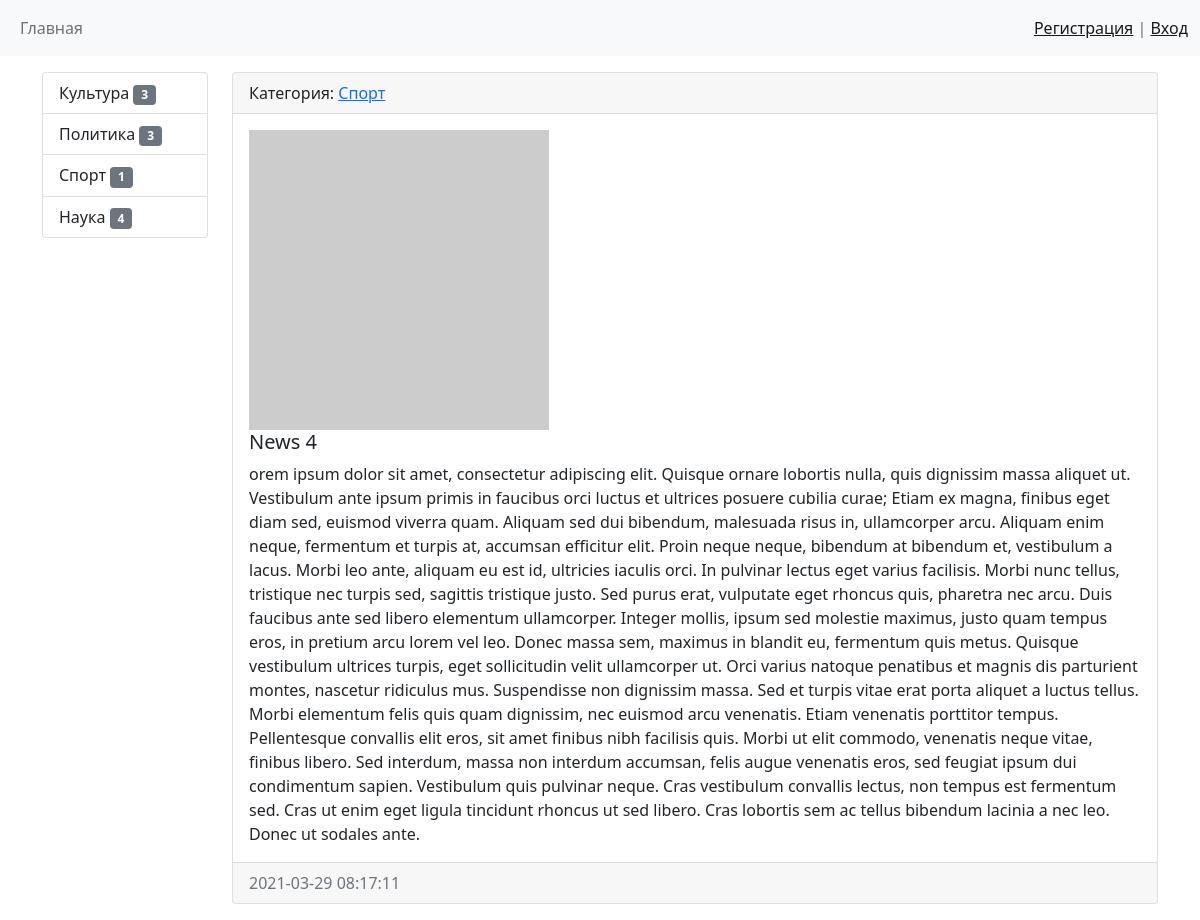
Screenshot of /news/4/ with the database file from the repository.
### news/models.py (models this page shows, shortened)
class Category(models.Model):
    title = models.CharField(max_length=150, db_index=True, verbose_name='Категории')
    def get_absolute_url(self):
        return reverse_lazy('category', kwargs={"category_id": self.pk})
    def __str__(self):
        return self.title
    class Meta:
        verbose_name = 'Категория'
        verbose_name_plural = 'Категории'
        ordering = ['-title']

class News(models.Model):
    title = models.CharField(max_length=150, verbose_name='Наименовае')
    content = models.TextField(blank=True, verbose_name='Контент')
    created_at = models.DateTimeField(auto_now_add=True, verbose_name='Дата публикации')
    updated_at = models.DateTimeField(auto_now=True, verbose_name='Дата обновления')
    photo = models.ImageField(upload_to='photos/%Y/%m/%d/', verbose_name='Фото', blank=True)
    is_published = models.BooleanField(default=True, verbose_name='Видимость')
    category = models.ForeignKey('Category', on_delete=models.PROTECT, null=True, verbose_name='Категория')
    views = models.IntegerField(default=0)
    class Meta:
        verbose_name = 'Новость'
        verbose_name_plural = 'Новости'
        ordering = ['-created_at']

### news/views.py (the view)
# urls.py: path('news/<int:pk>/', ViewNews.as_view(), name='view_news'),
class ViewNews(DetailView):
    model = News
    context_object_name = 'news_item'

### news/templatetags/news_tags.py (called while the page is built)
@register.simple_tag(name='get_list_categories')
def get_categories():
    return Category.objects.all()

@register.inclusion_tag('news/list_categories.html')
def show_categories(arg1='Hello'):
    categories = Category.objects.annotate(cnt=Count('news', filter=F('news__is_published'))).filter(cnt__gt=0)
    return {"categories": categories, "arg1": arg1}

### news/templates/news/news_detail.html (shortened to what this page needs)
{% extends 'base.html' %}
{% block sidebar %}
    {% include 'inc/_sidebar.html' %}
{% endblock %}
{% block content %}
        <div class="card mb-3">
          <div class="card-header">
            Категория: <a href="{{ news_item.category.get_absolute_url }}">{{ news_item.category }}</a>
          </div>
              <div class="card-body">
                    {% if news_item.photo %}
                        <img src="{{ news_item.photo.url }}" alt="" width="300" class="float-left mr-3">
                    {% else %}
                        <img src="https://picsum.photos/seed/picsum/300/300" alt="" class="float-left mr-3">
                    {% endif %}
                            <h5 class="card-title">{{ news_item.title }}</h5>
                            <p class="card-text">{{ news_item.content }}</p>
              </div>
          <div class="card-footer text-muted">
              {{ news_item.created_at|date:"Y-m-d H:i:s" }}
          </div>
        </div>
{% endblock %}

### news/templates/news/list_categories.html
<div class="list-group">
    {% for item in categories %}
        <a href="{{ item.get_absolute_url }}" class="list-group-item list-group-item-action">
            {{ item.title }}
            <span class="badge bg-secondary">{{ item.cnt }}</span>
        </a>
    {% endfor %}
</div>

### rows the page displays
Category: title "Культура", cnt "3"
Category: title "Политика", cnt "3"
Category: title "Спорт", cnt "1"
Category: title "Наука", cnt "4"
News: category "Спорт", title "News 4", content "orem ipsum dolor sit amet, consectetur adipiscing elit. Quisque ornare lobortis nulla, quis dignissim massa aliquet ut. Vestibulum ante ipsum primis in faucibus orci luctus et ultrices posuere cubilia curae; Etiam ex magna, finibus eget diam sed, euismod viverra quam. Aliquam sed dui bibendum, malesuada risus in, ullamcorper arcu. Aliquam enim neque, fermentum et turpis at, accumsan efficitur elit. Proin neque neque, bibendum at bibendum et, vestibulum a lacus. Morbi leo ante, aliquam eu est id, ultricies iaculis orci. In pulvinar lectus eget varius facilisis. Morbi nunc tellus, tristique nec turpis sed, sagittis tristique justo. Sed purus erat, vulputate eget rhoncus quis, pharetra nec…", created_at "2021-03-29 08:17:11"
